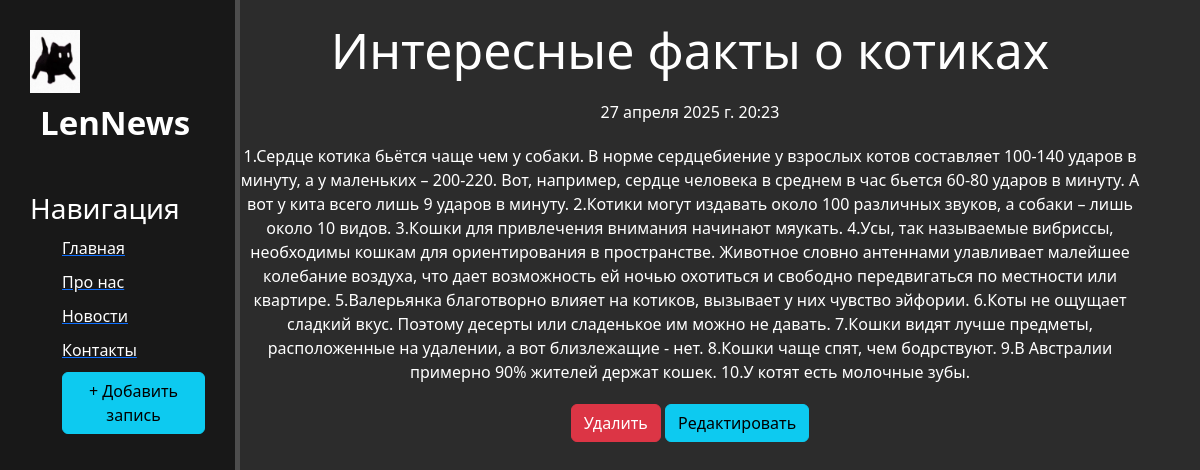
/news/6, run on the app's committed database.
### news/models.py (models this page shows, shortened)
class Artiles(models.Model):
    title = models.CharField('Название', max_length=100, default='Без названия')
    anons = models.CharField('Анонс', max_length=250)
    full_text = models.TextField('Статья')
    date = models.DateTimeField('Дата публикации')
    class Meta:
        verbose_name = 'Новость'
        verbose_name_plural = 'Новости'

### news/views.py (the view)
class NewsDetailView(DetailView):
    model = Artiles
    template_name = 'news/details_view.html'
    context_object_name = 'article'

### news/templates/news/details_view.html (shortened to what this page needs)
{% extends 'main/base.html' %}
{% block content %}
    <div class="features">
        <h1>{{ article.title }}</h1>
        <p>{{ article.date }}</p>
        <p>{{ article.full_text }}</p>
        <a href="{% url "news-delete" article.id %}" class="btn btn-danger">Удалить</a>
        <a href="{% url "news-update" article.id %}" class="btn btn-info">Редактировать</a>
    </div>
{% endblock content %}

### main/templates/main/base.html (style rules this page uses)
body { background: #2c2c2c; }
main .features { float: left; color:#fff; margin-top: 20px; text-align: center; width: 75%; }
main .features h1 { font-size: 50px; }
main .features p { min-width: 400px; margin: 20px auto; }

### data on the page
Artiles: title "Интересные факты о котиках", date "27 апреля 2025 г. 20:23", full_text "1.Сердце котика бьётся чаще чем у собаки. В норме сердцебиение у взрослых котов составляет 100-140 ударов в минуту, а у маленьких – 200-220. Вот, например, сердце человека в среднем в час бьется 60-80 ударов в минуту. А вот у кита всего лишь 9 ударов в минуту. 2.Котики могут издавать около 100 различных звуков, а собаки – лишь около 10 видов. 3.Кошки для привлечения внимания начинают мяукать. 4.Усы, так называемые вибриссы, необходимы кошкам для ориентирования в пространстве. Животное словно антеннами улавливает малейшее колебание воздуха, что дает возможность ей ночью охотиться и свободно передвигаться по местности или квартире. 5.Валерьянка благотворно влияет на котиков, вызывает у них…"
